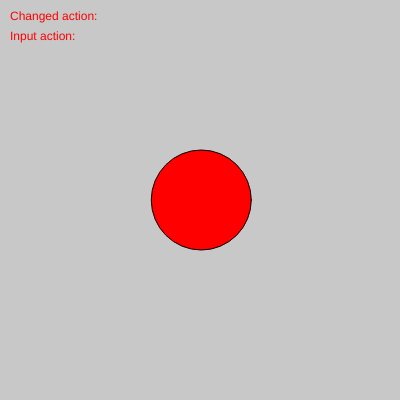
Frame 1 (no input)
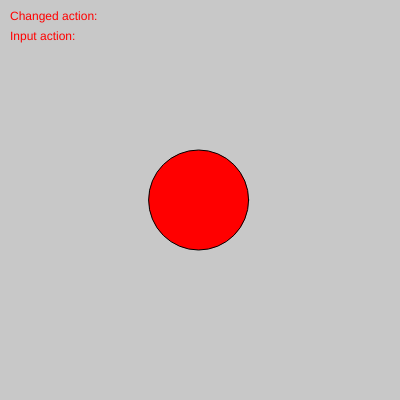
Frame 60 (no input)
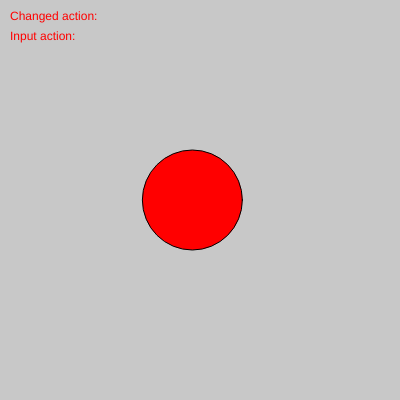
Frame 120 (the mouse pressed at the canvas centre since frame 60)

The p5.js sketch that drew these frames (run headless with seeded random() and noise() and a simulated clock; from frame 60 on, the mouse is pressed at the canvas centre):

// p5.js sketch
// ── sketch.js
let x = 200;
let y = 200;
let bgColour;
let sqColour;
let palButt;
let slidy;
let txtin;
let txtout;

function setup() {
  createCanvas(400, 400);
  bgColour = color(200);
  sqColour = color(255, 0, 0);
  palButt = createButton("Change palette");
  palButt.mousePressed(changeColour);
  slidy = createSlider(10, 200, 100);
  txtin1 = createInput("Changed action:");
  txtin2 = createInput("Input action:");

  txtout = createElement("p", "placeholder");
  txtout1 = createElement("p", "Changed action:");
  txtout2 = createElement("p", "Input action");

  txtout.mouseOver(changeTxt);
  txtout.mouseOut(outTxt);

  // use changed to control input updateing dom elements
  // only updates when you press enter or tab
  txtin1.changed(updateText1);
  txtin2.input(updateText2);
}

function updateText1() {
  txtout1.html(txtin1.value());
}

function updateText2() {
  txtout2.html(txtin2.value());
}

function changeTxt() {
  txtout.html("your mouse is over me");
}

function outTxt() {
  txtout.html("Your mouse is out!");
}

function changeColour() {
  bgColour = color(random(255), random(255), random(255));
  sqColour = color(random(255), random(255), random(255));
}

function draw() {
  background(bgColour);
  fill(sqColour);
  rectMode(CENTER);

  x = x + random(-3, 3);

  ellipse(x, y, slidy.value());

  text(txtin1.value(), 10, 20);
  text(txtin2.value(), 10, 40);
}
